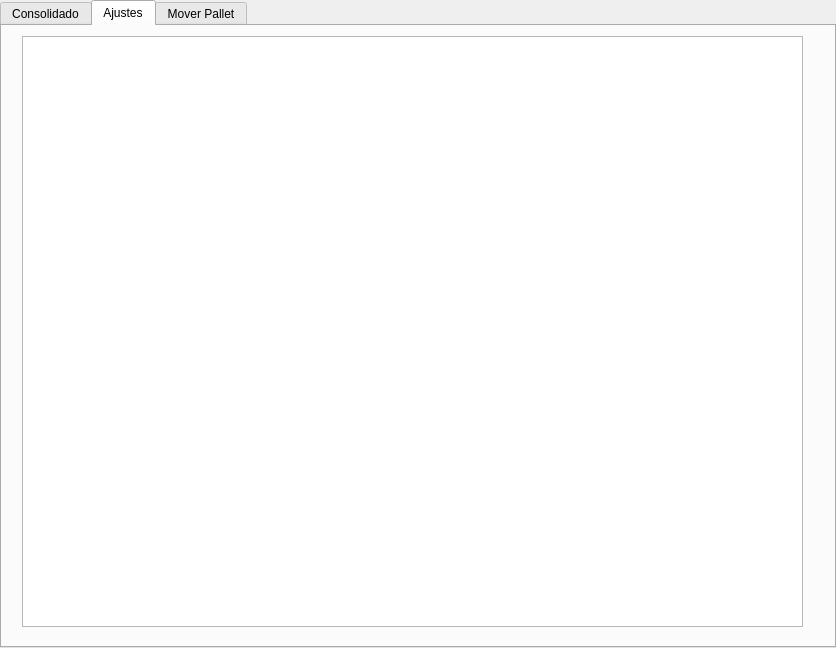
<?xml version="1.0" encoding="UTF-8"?>
<ui version="4.0">
 <class>TabWidget</class>
 <widget class="QTabWidget" name="TabWidget">
  <property name="geometry">
   <rect>
    <x>0</x>
    <y>0</y>
    <width>836</width>
    <height>648</height>
   </rect>
  </property>
  <property name="windowTitle">
   <string>TabWidget</string>
  </property>
  <property name="currentIndex">
   <number>1</number>
  </property>
  <widget class="QWidget" name="tab_consolidado">
   <property name="accessibleName">
    <string/>
   </property>
   <attribute name="title">
    <string>Consolidado</string>
   </attribute>
   <widget class="QWidget" name="layoutWidget">
    <property name="geometry">
     <rect>
      <x>10</x>
      <y>10</y>
      <width>781</width>
      <height>581</height>
     </rect>
    </property>
    <layout class="QVBoxLayout" name="verticalLayout">
     <item>
      <widget class="QWidget" name="widget" native="true">
       <property name="minimumSize">
        <size>
         <width>0</width>
         <height>100</height>
        </size>
       </property>
       <property name="styleSheet">
        <string notr="true">background-color: rgb(255, 255, 255);</string>
       </property>
       <layout class="QGridLayout" name="gridLayout">
        <item row="0" column="0">
         <widget class="QLabel" name="lbl_codigo">
          <property name="text">
           <string>Codigo</string>
          </property>
         </widget>
        </item>
        <item row="0" column="1">
         <widget class="QLineEdit" name="input_codigo"/>
        </item>
        <item row="0" column="2">
         <widget class="QLabel" name="lbl_descripcion">
          <property name="text">
           <string>Descripcion</string>
          </property>
         </widget>
        </item>
        <item row="0" column="3">
         <widget class="QLineEdit" name="input_descripcion"/>
        </item>
        <item row="0" column="4">
         <widget class="QLabel" name="lbl_categoria">
          <property name="text">
           <string>Categoria</string>
          </property>
         </widget>
        </item>
        <item row="0" column="5">
         <widget class="QComboBox" name="cb_categoria"/>
        </item>
        <item row="1" column="0">
         <widget class="QLabel" name="lbl_cantidad">
          <property name="text">
           <string>Cantidad</string>
          </property>
         </widget>
        </item>
        <item row="1" column="1">
         <widget class="QLineEdit" name="input_cantidad"/>
        </item>
        <item row="1" column="2">
         <widget class="QLabel" name="lbl_fecha">
          <property name="text">
           <string>Fecha</string>
          </property>
         </widget>
        </item>
        <item row="1" column="3">
         <widget class="QLineEdit" name="input_fecha"/>
        </item>
        <item row="1" column="4">
         <widget class="QLabel" name="lbl_temporada">
          <property name="text">
           <string>Temporada</string>
          </property>
         </widget>
        </item>
        <item row="1" column="5">
         <widget class="QComboBox" name="cb_temporada"/>
        </item>
        <item row="2" column="0">
         <widget class="QLabel" name="lbl_ubicacion">
          <property name="text">
           <string>Ubicacion</string>
          </property>
         </widget>
        </item>
        <item row="2" column="1">
         <widget class="QLineEdit" name="lineEdit_6"/>
        </item>
        <item row="2" column="2">
         <widget class="QLabel" name="lbl_pasillo">
          <property name="text">
           <string>Pasillo</string>
          </property>
         </widget>
        </item>
        <item row="2" column="4" colspan="2">
         <layout class="QHBoxLayout" name="horizontalLayout">
          <item>
           <widget class="QPushButton" name="btn_filtrar">
            <property name="text">
             <string>FILTRAR</string>
            </property>
           </widget>
          </item>
          <item>
           <widget class="QPushButton" name="btn_borrar_todo">
            <property name="text">
             <string>BORRAR TODO</string>
            </property>
           </widget>
          </item>
         </layout>
        </item>
        <item row="2" column="3">
         <widget class="QComboBox" name="cb_pasillo"/>
        </item>
       </layout>
      </widget>
     </item>
     <item>
      <spacer name="verticalSpacer">
       <property name="orientation">
        <enum>Qt::Vertical</enum>
       </property>
       <property name="sizeType">
        <enum>QSizePolicy::Minimum</enum>
       </property>
       <property name="sizeHint" stdset="0">
        <size>
         <width>20</width>
         <height>18</height>
        </size>
       </property>
      </spacer>
     </item>
     <item>
      <widget class="QTableWidget" name="table_consolidado">
       <property name="editTriggers">
        <set>QAbstractItemView::NoEditTriggers</set>
       </property>
      </widget>
     </item>
    </layout>
   </widget>
  </widget>
  <widget class="QWidget" name="tab_ajustes">
   <property name="toolTip">
    <string/>
   </property>
   <attribute name="title">
    <string>Ajustes</string>
   </attribute>
   <widget class="QTableWidget" name="table_ajustes">
    <property name="geometry">
     <rect>
      <x>20</x>
      <y>10</y>
      <width>781</width>
      <height>591</height>
     </rect>
    </property>
    <property name="editTriggers">
     <set>QAbstractItemView::AllEditTriggers</set>
    </property>
    <attribute name="horizontalHeaderCascadingSectionResizes">
     <bool>true</bool>
    </attribute>
   </widget>
  </widget>
  <widget class="QWidget" name="tab_mover_pallet">
   <attribute name="title">
    <string>Mover Pallet</string>
   </attribute>
   <widget class="QWidget" name="">
    <property name="geometry">
     <rect>
      <x>30</x>
      <y>13</y>
      <width>761</width>
      <height>581</height>
     </rect>
    </property>
    <layout class="QVBoxLayout" name="verticalLayout_2">
     <item>
      <layout class="QHBoxLayout" name="horizontalLayout_2">
       <item>
        <spacer name="horizontalSpacer">
         <property name="orientation">
          <enum>Qt::Horizontal</enum>
         </property>
         <property name="sizeHint" stdset="0">
          <size>
           <width>40</width>
           <height>20</height>
          </size>
         </property>
        </spacer>
       </item>
       <item>
        <widget class="QLabel" name="header_pallet_actual">
         <property name="text">
          <string>Pallet Actual</string>
         </property>
        </widget>
       </item>
       <item>
        <spacer name="horizontalSpacer_2">
         <property name="orientation">
          <enum>Qt::Horizontal</enum>
         </property>
         <property name="sizeHint" stdset="0">
          <size>
           <width>40</width>
           <height>20</height>
          </size>
         </property>
        </spacer>
       </item>
      </layout>
     </item>
     <item>
      <widget class="QTableWidget" name="table_pallet_actual"/>
     </item>
     <item>
      <spacer name="verticalSpacer_2">
       <property name="orientation">
        <enum>Qt::Vertical</enum>
       </property>
       <property name="sizeType">
        <enum>QSizePolicy::Ignored</enum>
       </property>
       <property name="sizeHint" stdset="0">
        <size>
         <width>20</width>
         <height>40</height>
        </size>
       </property>
      </spacer>
     </item>
     <item>
      <layout class="QHBoxLayout" name="horizontalLayout_3">
       <item>
        <spacer name="horizontalSpacer_3">
         <property name="orientation">
          <enum>Qt::Horizontal</enum>
         </property>
         <property name="sizeHint" stdset="0">
          <size>
           <width>40</width>
           <height>20</height>
          </size>
         </property>
        </spacer>
       </item>
       <item>
        <widget class="QLabel" name="header_pallet_destino">
         <property name="text">
          <string>Pallet Destino</string>
         </property>
        </widget>
       </item>
       <item>
        <spacer name="horizontalSpacer_4">
         <property name="orientation">
          <enum>Qt::Horizontal</enum>
         </property>
         <property name="sizeHint" stdset="0">
          <size>
           <width>40</width>
           <height>20</height>
          </size>
         </property>
        </spacer>
       </item>
      </layout>
     </item>
     <item>
      <widget class="QTableWidget" name="table_pallet_destino"/>
     </item>
    </layout>
   </widget>
  </widget>
 </widget>
 <resources/>
 <connections/>
</ui>
